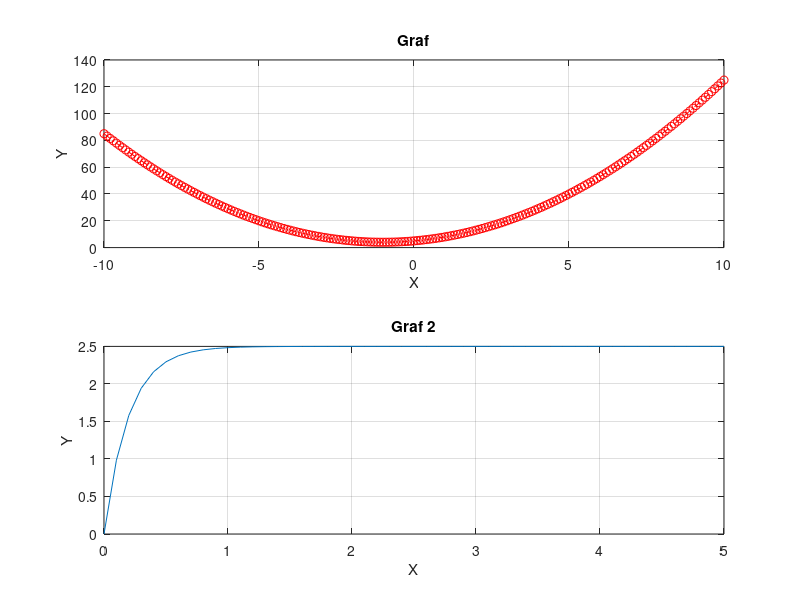

Reproduce this figure in MATLAB.
clc 
clear all
close all 

x = -10:0.1:10;
y = (x.^2)+(2*x)+5;
subplot(2,1,1);
plot(x,y,'r-.o');
xlabel('X');
ylabel('Y');
grid on;
title('Graf');

subplot(2,1,2);
T = 5;
K = 2.5;
t = 0:0.1:5;
y = K*(1-exp(-T*t));
plot(t, y);
xlabel('X');
ylabel('Y');
grid on;
title('Graf 2');